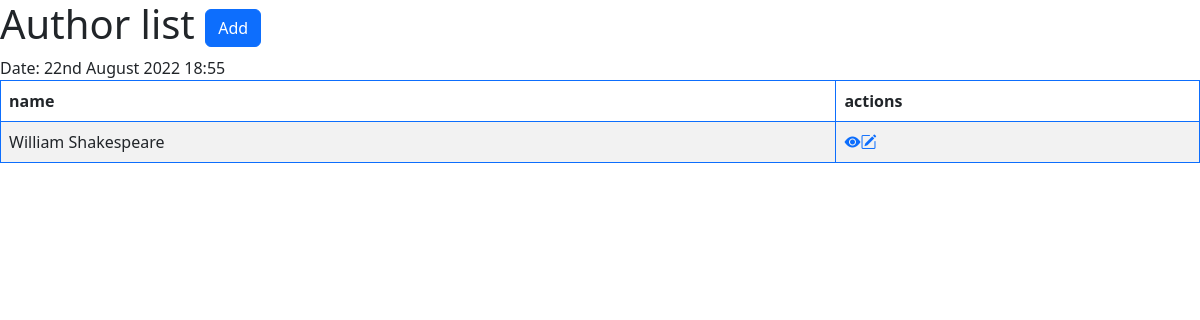
The app's page /author_list/, older data.
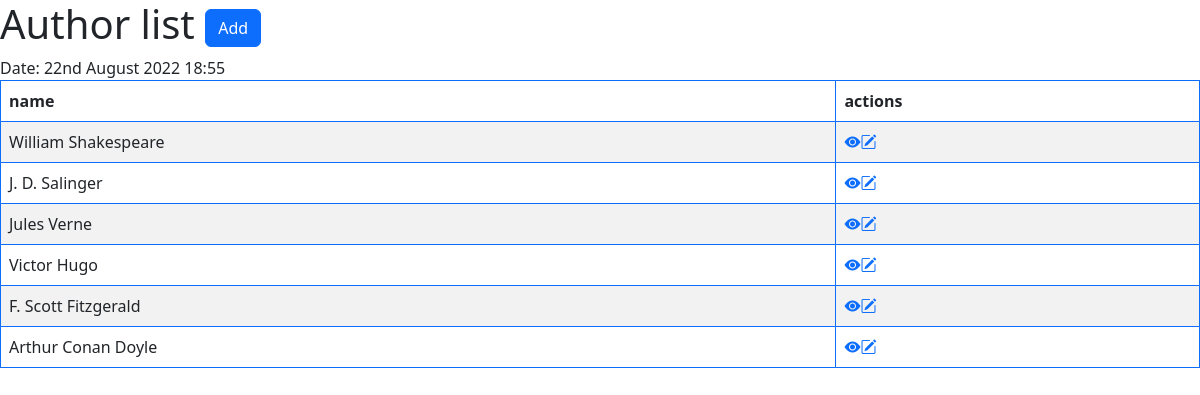
The same page, newer data.
### rosters/models.py (models this page shows, shortened)
class Author(models.Model):
    name = models.CharField(
        verbose_name = "Author's name",
        max_length = 30,
    )
    description = models.TextField(
        verbose_name = "Author's description",
        blank = True,
        null = True
    )

### rosters/views.py (the view)
# urls.py: path('author_list/', views.AuthorList.as_view(), name="aut-li"),
class AuthorList(generic.ListView):
    template_name = 'rosters/author_list.html'
    model=models.Author
    def get_queryset(self):
        return super().get_queryset()
    def get_context_data(self, *args, **kwargs):
        context = super().get_context_data(*args, **kwargs)
        context['today'] = datetime.now().date
        return context

### rosters/templates/rosters/author_list.html (shortened to what this page needs)
{% extends 'base.html' %}
{% block Header %} Author list
<a class="btn btn-primary" href="{% url 'aut-add' %}" role="button">Add</a>
{% endblock Header %}
{% block body %}
    Date: {% now "jS F Y H:i" %}
    <table class="table table-striped table-bordered border-primary">
        <thead>
            <tr>
                <th scope="col">name</th>
                <th scope="col">actions</th>
            </tr>
        </thead>
        <tbody>
            {% for author in object_list %}
                <tr>
                    <td>{{ author.name }}</td>
                    <td><a href="{% url 'aut-det' author.pk %}"><i class="bi bi-eye-fill"></i></a><a href="{% url 'aut-ed' author.pk %}"><i class="bi bi-pencil-square"></i></i></a></td>
                </tr>
            {% endfor %}
    </table>
{% endblock body %}

Row changes from the older to the newer data that the page shows:
added Author: name "J. D. Salinger"
added Author: name "Jules Verne"
added Author: name "Victor Hugo"
added Author: name "F. Scott Fitzgerald"
added Author: name "Arthur Conan Doyle"
